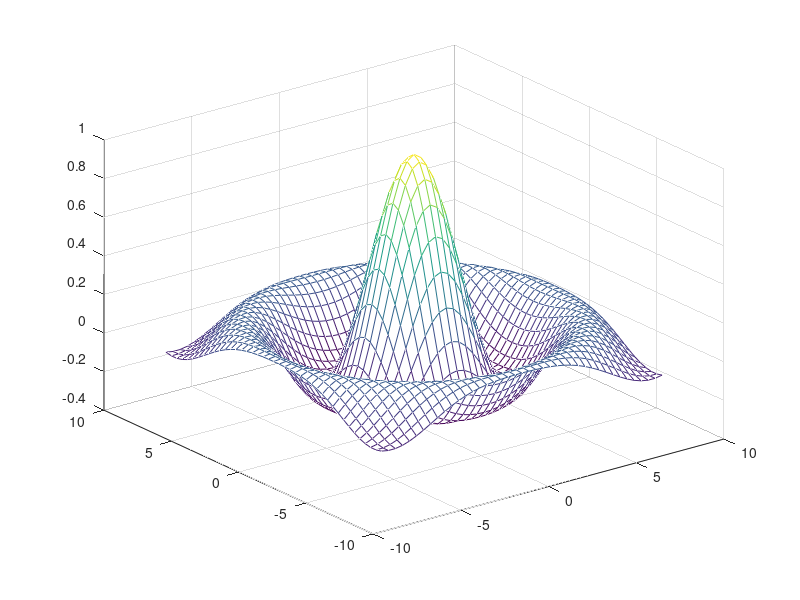

Write MATLAB code to recreate this figure.
clear
tx = ty = linspace (-8, 8, 41)';
[xx, yy] = meshgrid (tx, ty);
r = sqrt (xx .^ 2 + yy .^ 2) + eps;
tz = sin (r) ./ r;
mesh (tx, ty, tz);